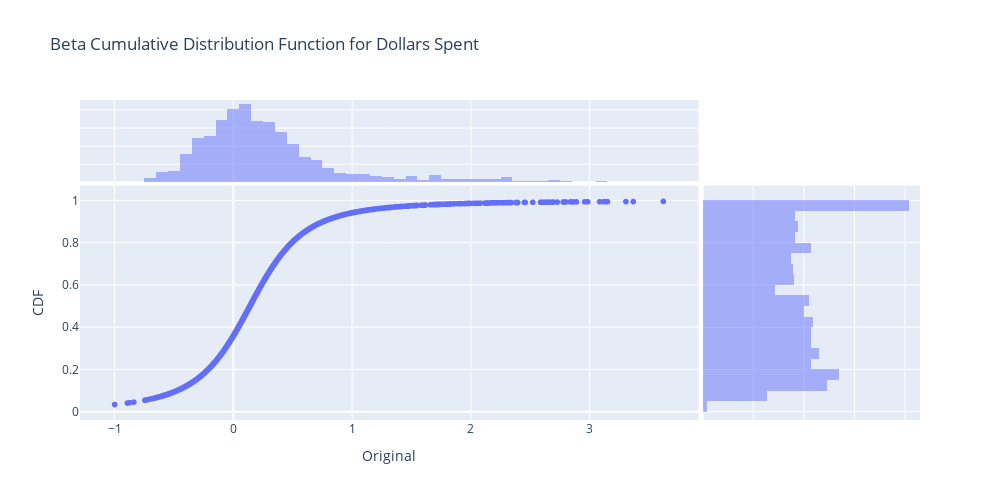

Notebook source saved alongside this figure:
### Code cell
dollar_cdf = pd.DataFrame(beta.cdf(website_spend.values,a=0.5, b=0.5, loc=5, scale=100))
dollar_cdf = pd.DataFrame(norm.cdf(website_spend.values))

dollar_cdf = pd.DataFrame(t.cdf(website_spend.values, df, loc=0.14, scale=0.34))

#dollar_cdf = pd.DataFrame(np.cumsum((website_spend.values)))
dollar_cdf_vs_original = pd.concat([dollar_cdf, website_spend], axis=1)
dollar_cdf_vs_original.columns = ['CDF', 'Original']

dollar_cdf_vs_original_plot = px.scatter(dollar_cdf_vs_original, x = 'Original', y='CDF', width=1000, height=500, title='Beta Cumulative Distribution Function for Dollars Spent',  marginal_x='histogram', marginal_y='histogram')
dollar_cdf_vs_original_plot.show()

### Figure 1 — Plotly figure (JSON) as saved in the notebook; plotly's stock layout.template omitted (floating-point values rounded to 4 significant figures; data arrays with more than 128 entries replaced by an {"elided": "..."} marker saying what was removed)
{"data": [{"hovertemplate": "Original=%{x}<br>CDF=%{y}<extra></extra>", "legendgroup": "", "marker": {"color": "#636efa", "symbol": "circle"}, "mode": "markers", "name": "", "showlegend": false, "type": "scattergl", "x": {"elided": "2000 float values"}, "xaxis": "x", "y": {"elided": "2000 float values"}, "yaxis": "y"}, {"alignmentgroup": "True", "bingroup": "x", "hovertemplate": "Original=%{x}<br>count=%{y}<extra></extra>", "legendgroup": "", "marker": {"color": "#636efa"}, "name": "", "offsetgroup": "", "opacity": 0.5, "showlegend": false, "type": "histogram", "x": {"elided": "2000 float values"}, "xaxis": "x3", "yaxis": "y3"}, {"alignmentgroup": "True", "bingroup": "y", "hovertemplate": "CDF=%{y}<br>count=%{x}<extra></extra>", "legendgroup": "", "marker": {"color": "#636efa"}, "name": "", "offsetgroup": "", "opacity": 0.5, "showlegend": false, "type": "histogram", "xaxis": "x2", "y": {"elided": "2000 float values"}, "yaxis": "y2"}], "layout": {"barmode": "overlay", "height": 500, "legend": {"tracegroupgap": 0}, "title": {"text": "Beta Cumulative Distribution Function for Dollars Spent"}, "width": 1000, "xaxis": {"anchor": "y", "domain": [0, 0.7363], "title": {"text": "Original"}}, "xaxis2": {"anchor": "y2", "domain": [0.7413, 1], "matches": "x2", "showgrid": true, "showline": false, "showticklabels": false, "ticks": ""}, "xaxis3": {"anchor": "y3", "domain": [0, 0.7363], "matches": "x", "showgrid": true, "showticklabels": false}, "xaxis4": {"anchor": "y4", "domain": [0.7413, 1], "matches": "x2", "showgrid": true, "showline": false, "showticklabels": false, "ticks": ""}, "yaxis": {"anchor": "x", "domain": [0, 0.7326], "title": {"text": "CDF"}}, "yaxis2": {"anchor": "x2", "domain": [0, 0.7326], "matches": "y", "showgrid": true, "showticklabels": false}, "yaxis3": {"anchor": "x3", "domain": [0.7426, 1], "matches": "y3", "showgrid": true, "showline": false, "showticklabels": false, "ticks": ""}, "yaxis4": {"anchor": "x4", "domain": [0.7426, 1], "matches": "y3", "showgrid": true, "showline": false, "showticklabels": false, "ticks": ""}}}
